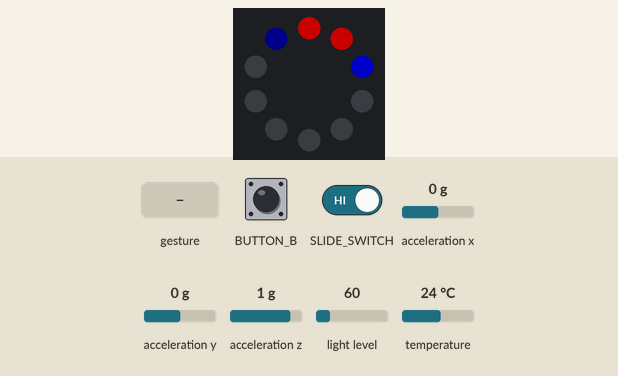
A program run on a simulated Circuit Playground running CircuitPython. Shown: the board's ring of 10 RGB LEDs (number 0 left of the top, counting anticlockwise). Inputs (shaded band) come from the test bench; at power-on: acceleration x 0 g, light level 60, acceleration y 0 g, acceleration z 1 g, temperature 24 °C. Dim RGB values are drawn brighter than linear.

Above: at 1.2 s.
1.3 s: acceleration x set to -1.4 g
At 2.1 s:
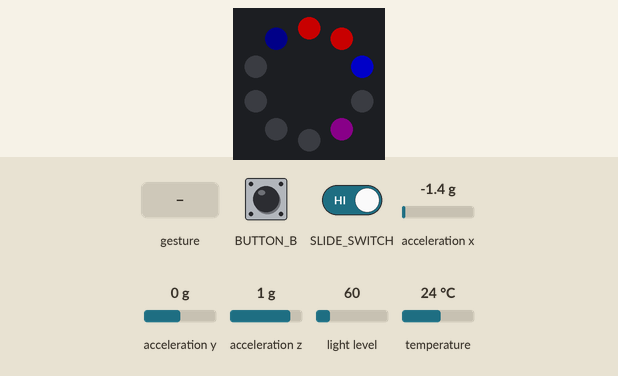
2.8 s: gesture 'tap'
At 3.7 s:
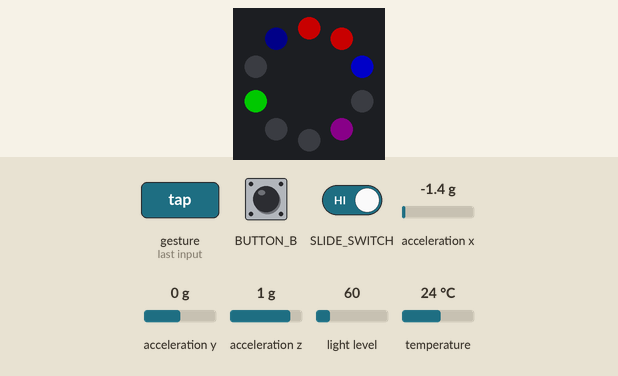
4.3 s: light level set to 22
At 4.6 s:
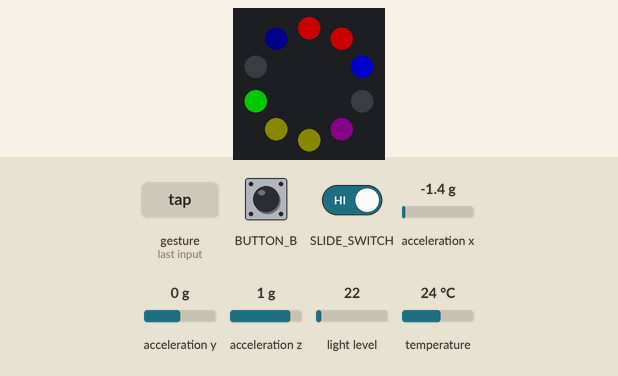
5.8 s: gesture 'shake'
At 6.2 s:
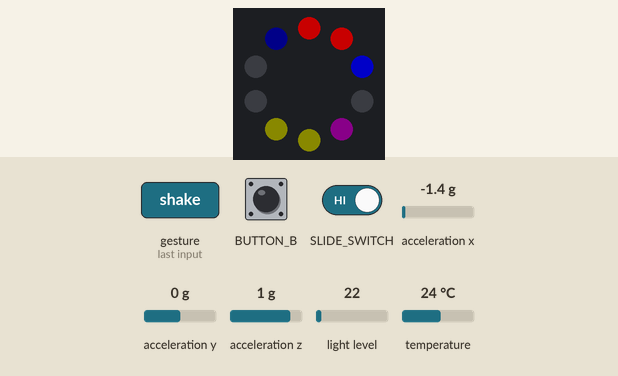
7.3 s: acceleration x set to -0.8 g
At 8.1 s:
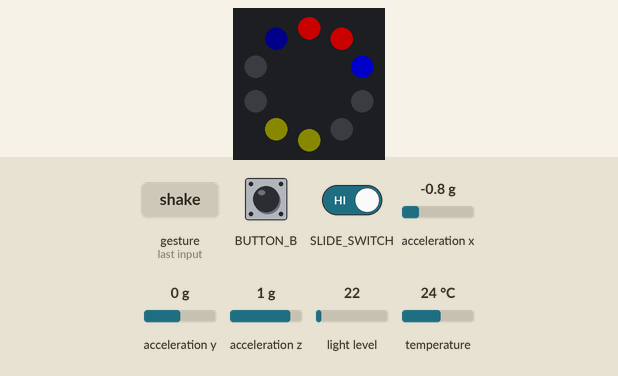
8.8 s: gesture 'tap'
At 9.2 s:
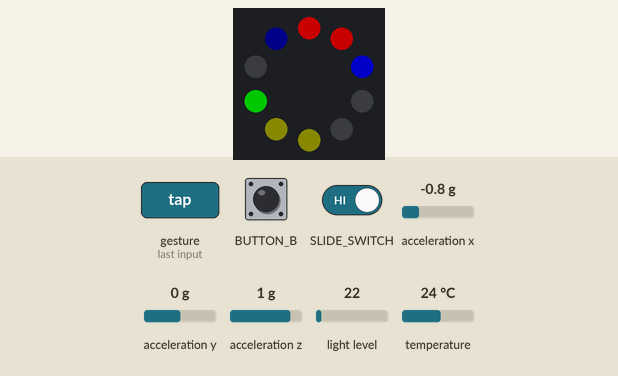
Timing chart, 0 to 11.3 s (numbered marks = the images above; inputs shaded):
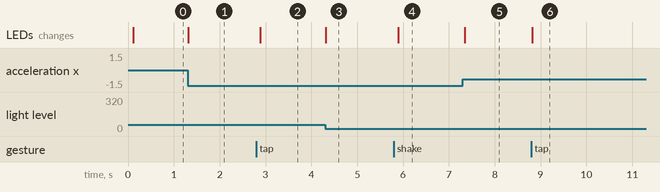

Measured:
- after the input at 1.3 s, the LEDs: change at once (image 1)
- after the input at 2.8 s, the LEDs: change after 0.09 s (image 2)
- after the input at 4.3 s, the LEDs: change at once (image 3)
- after the input at 5.8 s, the LEDs: change after 0.09 s (image 4)
- after the input at 7.3 s, the LEDs: change after 0.05 s (image 5)
- after the input at 8.8 s, the LEDs: change at once (image 6)

The program:

lesson07-get_creative.py
```python
from adafruit_circuitplayground.express import cpx
from time import sleep

# This program uses five of the CPX sensors
# 1) cpx.switch - True or False
# 2) cpx.button_b - True or False
# 3) light sensor - returns a number, typically between 0 and 300ish
# 4) accelerometer - returns tuple of three values, (x, y, z)
# 5) temperature sensor - returns Celsius
# cpx.tapped uses the accelerometer, is true or false, and uses single or double taps, based on cpx.detect_taps
# cpx.shake() uses the accelerometer to detect shaking and returns true or false
# cpx.shake() is a function because it can accept a parameter, shake_threshold

# Pixels key
# [0] - temperature (blue, yellow, or red)
# [2] - green if tapped
# [3-4] - yellow, indicating light intensity
# [5] - purple if x-acceleration is high
# [7] - btnBToggle, indicating shake threshold
# [8-9] - switch position, indicating single vs. double tap

btnBToggle = True

while True:
    # the switch determines if tap takes one or two taps, as indicated by the number of LEDs lit
    if cpx.switch:
        cpx.detect_taps = 2
        cpx.pixels[8] = (100,0,0)
        cpx.pixels[9] = (100,0,0)
    else:
        cpx.detect_taps = 1
        cpx.pixels[8] = (100,0,0)
        cpx.pixels[9] = (0,0,0)

    # tapping lights pixels[2]
    if cpx.tapped:
        cpx.pixels[2] = (0,100,0)

    # this captures just the button press, when button_b goes from false to true
    if cpx.button_b and not lastBtnB:
        btnBToggle = not btnBToggle
    lastBtnB = cpx.button_b

    # shaking turns off pixels[2]
    # btnBToggle determines how hard you need to shake
    if btnBToggle:
        cpx.pixels[7] = (0,0,100) # bright light indicates high shake threshold
        if cpx.shake():
            cpx.pixels[2] = (0,0,0)
    else:
        cpx.pixels[7] = (0,0,10) # dim light indicates low shake threshold
        if cpx.shake(shake_threshold=10):
            cpx.pixels[2] = (0,0,0)

    # light between 0 and 2 lights, based on brightness
    lights = int(cpx.light/10)
    if lights == 0:
        cpx.pixels[3] = (0,0,0)
        cpx.pixels[4] = (0,0,0)
    if lights ==1:
        cpx.pixels[3] = (0,0,0)
        cpx.pixels[4] = (10,10,0)
    if lights == 2:
        cpx.pixels[3] = (10,10,0)
        cpx.pixels[4] = (10,10,0)

    x, y, z = cpx.acceleration
    if abs(x) > 8:
        cpx.pixels[5] = (10,0,10)
    else:
        cpx.pixels[5] = (0,0,00)

    # pixels[0] is a temperature guage
    if(cpx.temperature > 25):
        cpx.pixels[0] = (10,0,0)
    elif(cpx.temperature > 24):
        cpx.pixels[0] = (10,10,0)
    else:
        cpx.pixels[0] = (0,0,10)

    sleep(0.01)
```
